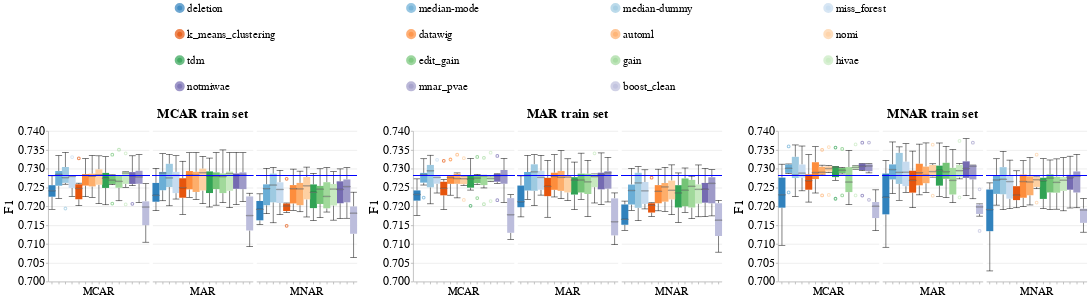

Notebook code for this chart:
### Code cell
create_box_plots_for_diff_imputers_v2(dataset_name=DATASET_NAME,
                                      model_name='gandalf_clf',
                                      metric_name='f1',
                                      db_client=db_client)

### Figure 1 — Vega-Lite specification as saved in the notebook (floating-point values rounded to 4 significant figures; data arrays with more than 128 entries replaced by an {"elided": "..."} marker saying what was removed)
{"config": {"view": {"continuousWidth": 400, "continuousHeight": 300, "stroke": null}, "axis": {"labelFontSize": 24, "labelFontWeight": "normal", "titleFontSize": 26, "titleFontWeight": "normal"}, "facet": {"spacing": 5}, "header": {"labelFontSize": 22, "labelOrient": "bottom", "labelPadding": 5, "titleFontSize": 26}, "legend": {"columns": 4, "direction": "horizontal", "labelFontSize": 22, "labelLimit": 400, "orient": "top", "symbolOffset": 250, "symbolStrokeWidth": 10, "titleAnchor": "middle", "titleFontSize": 24, "titleLimit": 300}, "title": {"fontSize": 26}}, "hconcat": [{"data": {"name": "data-74dcc5fe65d511241243e9cf41cefeaf"}, "facet": {"column": {"field": "Test_Injection_Strategy", "sort": ["MCAR", "MAR", "MNAR"], "title": "MCAR train set", "type": "nominal"}}, "spec": {"layer": [{"mark": {"type": "boxplot", "median": {"stroke": "black", "strokeWidth": 0.7}, "ticks": true}, "encoding": {"color": {"field": "Null_Imputer_Name", "scale": {"scheme": "category20c"}, "sort": ["deletion", "median-mode", "median-dummy", "miss_forest", "k_means_clustering", "datawig", "automl", "nomi", "tdm", "edit_gain", "gain", "hivae", "notmiwae", "mnar_pvae"], "title": null, "type": "nominal"}, "x": {"axis": {"labels": false}, "field": "Null_Imputer_Name", "sort": ["deletion", "median-mode", "median-dummy", "miss_forest", "k_means_clustering", "datawig", "automl", "nomi", "tdm", "edit_gain", "gain", "hivae", "notmiwae", "mnar_pvae"], "title": null, "type": "nominal"}, "y": {"field": "Metric_Value", "scale": {"zero": false}, "title": "F1", "type": "quantitative"}}}, {"mark": "rule", "encoding": {"color": {"value": "blue"}, "size": {"value": 2}, "y": {"field": "Baseline_Median", "type": "quantitative"}}}], "width": 200}}, {"data": {"name": "data-ccb7995c840fba7d407c14dccbc294f1"}, "facet": {"column": {"field": "Test_Injection_Strategy", "sort": ["MCAR", "MAR", "MNAR"], "title": "MAR train set", "type": "nominal"}}, "spec": {"layer": [{"mark": {"type": "boxplot", "median": {"stroke": "black", "strokeWidth": 0.7}, "ticks": true}, "encoding": {"color": {"field": "Null_Imputer_Name", "scale": {"scheme": "category20c"}, "sort": ["deletion", "median-mode", "median-dummy", "miss_forest", "k_means_clustering", "datawig", "automl", "nomi", "tdm", "edit_gain", "gain", "hivae", "notmiwae", "mnar_pvae"], "title": null, "type": "nominal"}, "x": {"axis": {"labels": false}, "field": "Null_Imputer_Name", "sort": ["deletion", "median-mode", "median-dummy", "miss_forest", "k_means_clustering", "datawig", "automl", "nomi", "tdm", "edit_gain", "gain", "hivae", "notmiwae", "mnar_pvae"], "title": null, "type": "nominal"}, "y": {"field": "Metric_Value", "scale": {"zero": false}, "title": "F1", "type": "quantitative"}}}, {"mark": "rule", "encoding": {"color": {"value": "blue"}, "size": {"value": 2}, "y": {"field": "Baseline_Median", "type": "quantitative"}}}], "width": 200}}, {"data": {"name": "data-dffeb832e40cfea0f087dbc49fdb33f4"}, "facet": {"column": {"field": "Test_Injection_Strategy", "sort": ["MCAR", "MAR", "MNAR"], "title": "MNAR train set", "type": "nominal"}}, "spec": {"layer": [{"mark": {"type": "boxplot", "median": {"stroke": "black", "strokeWidth": 0.7}, "ticks": true}, "encoding": {"color": {"field": "Null_Imputer_Name", "scale": {"scheme": "category20c"}, "sort": ["deletion", "median-mode", "median-dummy", "miss_forest", "k_means_clustering", "datawig", "automl", "nomi", "tdm", "edit_gain", "gain", "hivae", "notmiwae", "mnar_pvae"], "title": null, "type": "nominal"}, "x": {"axis": {"labels": false}, "field": "Null_Imputer_Name", "sort": ["deletion", "median-mode", "median-dummy", "miss_forest", "k_means_clustering", "datawig", "automl", "nomi", "tdm", "edit_gain", "gain", "hivae", "notmiwae", "mnar_pvae"], "title": null, "type": "nominal"}, "y": {"field": "Metric_Value", "scale": {"zero": false}, "title": "F1", "type": "quantitative"}}}, {"mark": "rule", "encoding": {"color": {"value": "blue"}, "size": {"value": 2}, "y": {"field": "Baseline_Median", "type": "quantitative"}}}], "width": 200}}], "resolve": {"scale": {"color": "shared", "y": "shared"}}, "$schema": "https://vega.github.io/schema/vega-lite/v4.17.0.json", "datasets": {"data-74dcc5fe65d511241243e9cf41cefeaf": {"elided": "270 records"}, "data-ccb7995c840fba7d407c14dccbc294f1": {"elided": "270 records"}, "data-dffeb832e40cfea0f087dbc49fdb33f4": {"elided": "270 records"}}}
